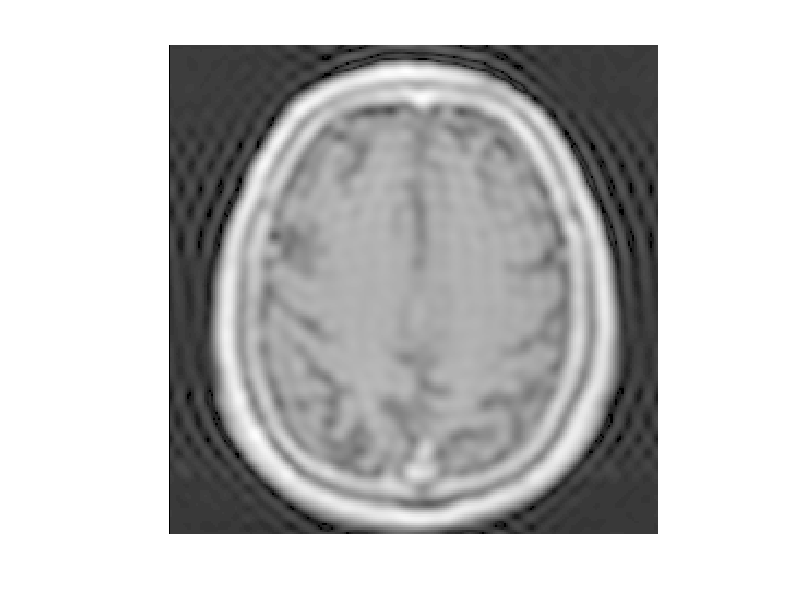

Reproduce this figure in MATLAB.
% Image Reconstruction Lab #2
cd 'C:\Users\duzun\OneDrive\Masaüstü\SKULE\BME595 Medical Imaging\Lab 2'
load mr_lab

% Q10
% Central part of k_space around DC
k_space(1:88,:)=0;
k_space(139:224,:)=0;
k_space(:,1:88)=0;
k_space(:,139:224)=0;

% Transform the k_space into an image
img=abs(ifft2(k_space));

% Display k_space
imagesc(abs(img))
colormap(gray(256))
brighten(0.6)
axis image; axis off
